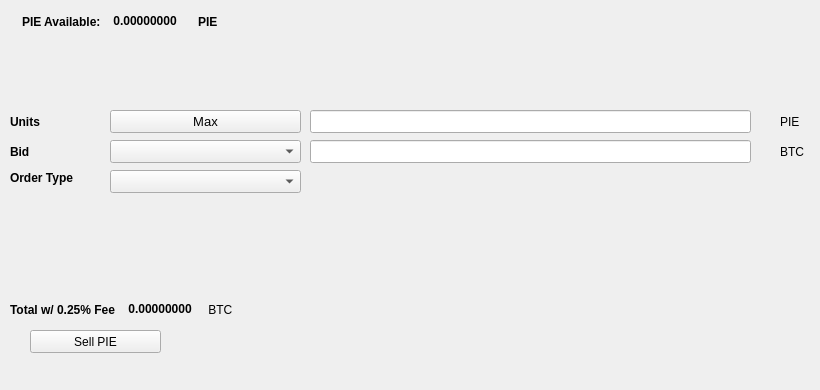
   <widget class="QWidget" name="SellTab">
    <attribute name="title">
     <string>Sell</string>
    </attribute>
    <widget class="QLabel" name="label_16">
     <property name="geometry">
      <rect>
       <x>780</x>
       <y>140</y>
       <width>31</width>
       <height>23</height>
      </rect>
     </property>
     <property name="text">
      <string>BTC</string>
     </property>
    </widget>
    <widget class="QComboBox" name="SellBidcomboBox">
     <property name="geometry">
      <rect>
       <x>110</x>
       <y>140</y>
       <width>191</width>
       <height>23</height>
      </rect>
     </property>
     <property name="font">
      <font>
       <pointsize>10</pointsize>
      </font>
     </property>
    </widget>
    <widget class="QLabel" name="label_18">
     <property name="geometry">
      <rect>
       <x>10</x>
       <y>110</y>
       <width>46</width>
       <height>23</height>
      </rect>
     </property>
     <property name="font">
      <font>
       <weight>75</weight>
       <bold>true</bold>
      </font>
     </property>
     <property name="text">
      <string>Units</string>
     </property>
    </widget>
    <widget class="QPushButton" name="Sell_Max_Amount">
     <property name="geometry">
      <rect>
       <x>110</x>
       <y>110</y>
       <width>191</width>
       <height>23</height>
      </rect>
     </property>
     <property name="font">
      <font>
       <pointsize>10</pointsize>
      </font>
     </property>
     <property name="text">
      <string>Max</string>
     </property>
    </widget>
    <widget class="QLabel" name="label_20">
     <property name="geometry">
      <rect>
       <x>10</x>
       <y>170</y>
       <width>91</width>
       <height>16</height>
      </rect>
     </property>
     <property name="font">
      <font>
       <weight>75</weight>
       <bold>true</bold>
      </font>
     </property>
     <property name="text">
      <string>Order Type</string>
     </property>
    </widget>
    <widget class="QComboBox" name="SellOrdertypeCombo">
     <property name="geometry">
      <rect>
       <x>110</x>
       <y>170</y>
       <width>191</width>
       <height>23</height>
      </rect>
     </property>
     <property name="font">
      <font>
       <pointsize>10</pointsize>
      </font>
     </property>
    </widget>
    <widget class="QLabel" name="label_21">
     <property name="geometry">
      <rect>
       <x>10</x>
       <y>140</y>
       <width>46</width>
       <height>23</height>
      </rect>
     </property>
     <property name="font">
      <font>
       <weight>75</weight>
       <bold>true</bold>
      </font>
     </property>
     <property name="text">
      <string>Bid</string>
     </property>
    </widget>
    <widget class="QLabel" name="label_22">
     <property name="geometry">
      <rect>
       <x>780</x>
       <y>110</y>
       <width>31</width>
       <height>23</height>
      </rect>
     </property>
     <property name="text">
      <string>PIE</string>
     </property>
    </widget>
    <widget class="QLineEdit" name="UnitsInputPIE">
     <property name="geometry">
      <rect>
       <x>310</x>
       <y>110</y>
       <width>441</width>
       <height>23</height>
      </rect>
     </property>
     <property name="font">
      <font>
       <pointsize>9</pointsize>
       <weight>75</weight>
       <bold>true</bold>
      </font>
     </property>
    </widget>
    <widget class="QLineEdit" name="SellBidPriceEdit">
     <property name="geometry">
      <rect>
       <x>310</x>
       <y>140</y>
       <width>441</width>
       <height>23</height>
      </rect>
     </property>
     <property name="font">
      <font>
       <pointsize>9</pointsize>
       <weight>75</weight>
       <bold>true</bold>
      </font>
     </property>
    </widget>
    <widget class="QPushButton" name="SellPIEBTN">
     <property name="geometry">
      <rect>
       <x>30</x>
       <y>330</y>
       <width>131</width>
       <height>23</height>
      </rect>
     </property>
     <property name="text">
      <string>Sell PIE</string>
     </property>
     <property name="icon">
      <iconset resource="../ariacoin">
       <normaloff>:/icons/bitcoin</normaloff>:/icons/bitcoin</iconset>
     </property>
    </widget>
    <widget class="QWidget" name="layoutWidget3">
     <property name="geometry">
      <rect>
       <x>22</x>
       <y>12</y>
       <width>258</width>
       <height>19</height>
      </rect>
     </property>
     <layout class="QHBoxLayout" name="horizontalLayout">
      <item>
       <widget class="QLabel" name="label232_2">
        <property name="font">
         <font>
          <weight>75</weight>
          <bold>true</bold>
         </font>
        </property>
        <property name="text">
         <string>PIE Available:</string>
        </property>
       </widget>
      </item>
      <item>
       <widget class="QLabel" name="PIEAvailableLabel">
        <property name="palette">
         <palette>
          <active>
           <colorrole role="WindowText">
            <brush brushstyle="SolidPattern">
             <color alpha="255">
              <red>0</red>
              <green>0</green>
              <blue>0</blue>
             </color>
            </brush>
           </colorrole>
           <colorrole role="Button">
            <brush brushstyle="SolidPattern">
             <color alpha="255">
              <red>0</red>
              <green>170</green>
              <blue>0</blue>
             </color>
            </brush>
           </colorrole>
           <colorrole role="Light">
            <brush brushstyle="SolidPattern">
             <color alpha="255">
              <red>0</red>
              <green>255</green>
              <blue>0</blue>
             </color>
            </brush>
           </colorrole>
           <colorrole role="Midlight">
            <brush brushstyle="SolidPattern">
             <color alpha="255">
              <red>0</red>
              <green>212</green>
              <blue>0</blue>
             </color>
            </brush>
           </colorrole>
           <colorrole role="Dark">
            <brush brushstyle="SolidPattern">
             <color alpha="255">
              <red>0</red>
              <green>85</green>
              <blue>0</blue>
             </color>
            </brush>
           </colorrole>
           <colorrole role="Mid">
            <brush brushstyle="SolidPattern">
             <color alpha="255">
              <red>0</red>
              <green>113</green>
              <blue>0</blue>
             </color>
            </brush>
           </colorrole>
           <colorrole role="Text">
            <brush brushstyle="SolidPattern">
             <color alpha="255">
              <red>0</red>
              <green>170</green>
              <blue>0</blue>
             </color>
            </brush>
           </colorrole>
           <colorrole role="BrightText">
            <brush brushstyle="SolidPattern">
             <color alpha="255">
              <red>255</red>
              <green>255</green>
              <blue>255</blue>
             </color>
            </brush>
           </colorrole>
           <colorrole role="ButtonText">
            <brush brushstyle="SolidPattern">
             <color alpha="255">
              <red>0</red>
              <green>0</green>
              <blue>0</blue>
             </color>
            </brush>
           </colorrole>
           <colorrole role="Base">
            <brush brushstyle="SolidPattern">
             <color alpha="255">
              <red>255</red>
              <green>255</green>
              <blue>255</blue>
             </color>
            </brush>
           </colorrole>
           <colorrole role="Window">
            <brush brushstyle="SolidPattern">
             <color alpha="255">
              <red>0</red>
              <green>170</green>
              <blue>0</blue>
             </color>
            </brush>
           </colorrole>
           <colorrole role="Shadow">
            <brush brushstyle="SolidPattern">
             <color alpha="255">
              <red>0</red>
              <green>0</green>
              <blue>0</blue>
             </color>
            </brush>
           </colorrole>
           <colorrole role="AlternateBase">
            <brush brushstyle="SolidPattern">
             <color alpha="255">
              <red>127</red>
              <green>212</green>
              <blue>127</blue>
             </color>
            </brush>
           </colorrole>
           <colorrole role="ToolTipBase">
            <brush brushstyle="SolidPattern">
             <color alpha="255">
              <red>255</red>
              <green>255</green>
              <blue>220</blue>
             </color>
            </brush>
           </colorrole>
           <colorrole role="ToolTipText">
            <brush brushstyle="SolidPattern">
             <color alpha="255">
              <red>0</red>
              <green>0</green>
              <blue>0</blue>
             </color>
            </brush>
           </colorrole>
          </active>
          <inactive>
           <colorrole role="WindowText">
            <brush brushstyle="SolidPattern">
             <color alpha="255">
              <red>0</red>
              <green>0</green>
              <blue>0</blue>
             </color>
            </brush>
           </colorrole>
           <colorrole role="Button">
            <brush brushstyle="SolidPattern">
             <color alpha="255">
              <red>0</red>
              <green>170</green>
              <blue>0</blue>
             </color>
            </brush>
           </colorrole>
           <colorrole role="Light">
            <brush brushstyle="SolidPattern">
             <color alpha="255">
              <red>0</red>
              <green>255</green>
              <blue>0</blue>
             </color>
            </brush>
           </colorrole>
           <colorrole role="Midlight">
            <brush brushstyle="SolidPattern">
             <color alpha="255">
              <red>0</red>
              <green>212</green>
              <blue>0</blue>
             </color>
            </brush>
           </colorrole>
           <colorrole role="Dark">
            <brush brushstyle="SolidPattern">
             <color alpha="255">
              <red>0</red>
              <green>85</green>
              <blue>0</blue>
             </color>
            </brush>
           </colorrole>
           <colorrole role="Mid">
            <brush brushstyle="SolidPattern">
             <color alpha="255">
              <red>0</red>
              <green>113</green>
              <blue>0</blue>
             </color>
            </brush>
           </colorrole>
           <colorrole role="Text">
            <brush brushstyle="SolidPattern">
             <color alpha="255">
              <red>0</red>
              <green>170</green>
              <blue>0</blue>
             </color>
            </brush>
           </colorrole>
           <colorrole role="BrightText">
            <brush brushstyle="SolidPattern">
             <color alpha="255">
              <red>255</red>
              <green>255</green>
              <blue>255</blue>
             </color>
            </brush>
           </colorrole>
           <colorrole role="ButtonText">
            <brush brushstyle="SolidPattern">
             <color alpha="255">
              <red>0</red>
              <green>0</green>
              <blue>0</blue>
             </color>
            </brush>
           </colorrole>
           <colorrole role="Base">
            <brush brushstyle="SolidPattern">
             <color alpha="255">
              <red>255</red>
              <green>255</green>
              <blue>255</blue>
             </color>
            </brush>
           </colorrole>
           <colorrole role="Window">
            <brush brushstyle="SolidPattern">
             <color alpha="255">
              <red>0</red>
              <green>170</green>
              <blue>0</blue>
             </color>
            </brush>
           </colorrole>
           <colorrole role="Shadow">
            <brush brushstyle="SolidPattern">
             <color alpha="255">
              <red>0</red>
              <green>0</green>
              <blue>0</blue>
             </color>
            </brush>
           </colorrole>
           <colorrole role="AlternateBase">
            <brush brushstyle="SolidPattern">
             <color alpha="255">
              <red>127</red>
              <green>212</green>
              <blue>127</blue>
             </color>
            </brush>
           </colorrole>
           <colorrole role="ToolTipBase">
            <brush brushstyle="SolidPattern">
             <color alpha="255">
              <red>255</red>
              <green>255</green>
              <blue>220</blue>
             </color>
            </brush>
           </colorrole>
           <colorrole role="ToolTipText">
            <brush brushstyle="SolidPattern">
             <color alpha="255">
              <red>0</red>
              <green>0</green>
              <blue>0</blue>
             </color>
            </brush>
           </colorrole>
          </inactive>
          <disabled>
           <colorrole role="WindowText">
            <brush brushstyle="SolidPattern">
             <color alpha="255">
              <red>0</red>
              <green>85</green>
              <blue>0</blue>
             </color>
            </brush>
           </colorrole>
           <colorrole role="Button">
            <brush brushstyle="SolidPattern">
             <color alpha="255">
              <red>0</red>
              <green>170</green>
              <blue>0</blue>
             </color>
            </brush>
           </colorrole>
           <colorrole role="Light">
            <brush brushstyle="SolidPattern">
             <color alpha="255">
              <red>0</red>
              <green>255</green>
              <blue>0</blue>
             </color>
            </brush>
           </colorrole>
           <colorrole role="Midlight">
            <brush brushstyle="SolidPattern">
             <color alpha="255">
              <red>0</red>
              <green>212</green>
              <blue>0</blue>
             </color>
            </brush>
           </colorrole>
           <colorrole role="Dark">
            <brush brushstyle="SolidPattern">
             <color alpha="255">
              <red>0</red>
              <green>85</green>
              <blue>0</blue>
             </color>
            </brush>
           </colorrole>
           <colorrole role="Mid">
            <brush brushstyle="SolidPattern">
             <color alpha="255">
              <red>0</red>
              <green>113</green>
              <blue>0</blue>
             </color>
            </brush>
           </colorrole>
           <colorrole role="Text">
            <brush brushstyle="SolidPattern">
             <color alpha="255">
              <red>0</red>
              <green>85</green>
              <blue>0</blue>
             </color>
            </brush>
           </colorrole>
           <colorrole role="BrightText">
            <brush brushstyle="SolidPattern">
             <color alpha="255">
              <red>255</red>
              <green>255</green>
              <blue>255</blue>
             </color>
            </brush>
           </colorrole>
           <colorrole role="ButtonText">
            <brush brushstyle="SolidPattern">
             <color alpha="255">
              <red>0</red>
              <green>85</green>
              <blue>0</blue>
             </color>
            </brush>
           </colorrole>
           <colorrole role="Base">
            <brush brushstyle="SolidPattern">
             <color alpha="255">
              <red>0</red>
              <green>170</green>
              <blue>0</blue>
             </color>
            </brush>
           </colorrole>
           <colorrole role="Window">
            <brush brushstyle="SolidPattern">
             <color alpha="255">
              <red>0</red>
              <green>170</green>
              <blue>0</blue>
             </color>
            </brush>
           </colorrole>
           <colorrole role="Shadow">
            <brush brushstyle="SolidPattern">
             <color alpha="255">
              <red>0</red>
              <green>0</green>
              <blue>0</blue>
             </color>
            </brush>
           </colorrole>
           <colorrole role="AlternateBase">
            <brush brushstyle="SolidPattern">
             <color alpha="255">
              <red>0</red>
              <green>170</green>
              <blue>0</blue>
             </color>
            </brush>
           </colorrole>
           <colorrole role="ToolTipBase">
            <brush brushstyle="SolidPattern">
             <color alpha="255">
              <red>255</red>
              <green>255</green>
              <blue>220</blue>
             </color>
            </brush>
           </colorrole>
           <colorrole role="ToolTipText">
            <brush brushstyle="SolidPattern">
             <color alpha="255">
              <red>0</red>
              <green>0</green>
              <blue>0</blue>
             </color>
            </brush>
           </colorrole>
          </disabled>
         </palette>
        </property>
        <property name="font">
         <font>
          <weight>75</weight>
          <bold>true</bold>
         </font>
        </property>
        <property name="text">
         <string> 0.00000000 </string>
        </property>
        <property name="textInteractionFlags">
         <set>Qt::LinksAccessibleByMouse|Qt::TextSelectableByKeyboard|Qt::TextSelectableByMouse</set>
        </property>
       </widget>
      </item>
      <item>
       <widget class="QLabel" name="labelPIE">
        <property name="font">
         <font>
          <weight>75</weight>
          <bold>true</bold>
         </font>
        </property>
        <property name="text">
         <string>PIE</string>
        </property>
       </widget>
      </item>
     </layout>
    </widget>
    <widget class="QWidget" name="layoutWidget">
     <property name="geometry">
      <rect>
       <x>10</x>
       <y>300</y>
       <width>268</width>
       <height>19</height>
      </rect>
     </property>
     <layout class="QHBoxLayout" name="horizontalLayout_2">
      <item>
       <widget class="QLabel" name="label_19">
        <property name="font">
         <font>
          <weight>75</weight>
          <bold>true</bold>
         </font>
        </property>
        <property name="text">
         <string>Total w/ 0.25% Fee </string>
        </property>
       </widget>
      </item>
      <item>
       <widget class="QLabel" name="SellCostLabel">
        <property name="palette">
         <palette>
          <active>
           <colorrole role="WindowText">
            <brush brushstyle="SolidPattern">
             <color alpha="255">
              <red>0</red>
              <green>0</green>
              <blue>0</blue>
             </color>
            </brush>
           </colorrole>
           <colorrole role="Button">
            <brush brushstyle="SolidPattern">
             <color alpha="255">
              <red>0</red>
              <green>170</green>
              <blue>0</blue>
             </color>
            </brush>
           </colorrole>
           <colorrole role="Light">
            <brush brushstyle="SolidPattern">
             <color alpha="255">
              <red>0</red>
              <green>255</green>
              <blue>0</blue>
             </color>
            </brush>
           </colorrole>
           <colorrole role="Midlight">
            <brush brushstyle="SolidPattern">
             <color alpha="255">
              <red>0</red>
              <green>212</green>
              <blue>0</blue>
             </color>
            </brush>
           </colorrole>
           <colorrole role="Dark">
            <brush brushstyle="SolidPattern">
             <color alpha="255">
              <red>0</red>
              <green>85</green>
              <blue>0</blue>
             </color>
            </brush>
           </colorrole>
           <colorrole role="Mid">
            <brush brushstyle="SolidPattern">
             <color alpha="255">
              <red>0</red>
              <green>113</green>
              <blue>0</blue>
             </color>
            </brush>
           </colorrole>
           <colorrole role="Text">
            <brush brushstyle="SolidPattern">
             <color alpha="255">
              <red>0</red>
              <green>170</green>
              <blue>0</blue>
             </color>
            </brush>
           </colorrole>
           <colorrole role="BrightText">
            <brush brushstyle="SolidPattern">
             <color alpha="255">
              <red>255</red>
              <green>255</green>
              <blue>255</blue>
             </color>
            </brush>
           </colorrole>
           <colorrole role="ButtonText">
            <brush brushstyle="SolidPattern">
             <color alpha="255">
              <red>0</red>
              <green>0</green>
              <blue>0</blue>
             </color>
            </brush>
           </colorrole>
           <colorrole role="Base">
            <brush brushstyle="SolidPattern">
             <color alpha="255">
              <red>255</red>
              <green>255</green>
              <blue>255</blue>
             </color>
            </brush>
           </colorrole>
           <colorrole role="Window">
            <brush brushstyle="SolidPattern">
             <color alpha="255">
              <red>0</red>
              <green>170</green>
              <blue>0</blue>
             </color>
            </brush>
           </colorrole>
           <colorrole role="Shadow">
            <brush brushstyle="SolidPattern">
             <color alpha="255">
              <red>0</red>
              <green>0</green>
              <blue>0</blue>
             </color>
            </brush>
           </colorrole>
           <colorrole role="AlternateBase">
            <brush brushstyle="SolidPattern">
             <color alpha="255">
              <red>127</red>
              <green>212</green>
              <blue>127</blue>
             </color>
            </brush>
           </colorrole>
           <colorrole role="ToolTipBase">
            <brush brushstyle="SolidPattern">
             <color alpha="255">
              <red>255</red>
              <green>255</green>
              <blue>220</blue>
             </color>
            </brush>
           </colorrole>
           <colorrole role="ToolTipText">
            <brush brushstyle="SolidPattern">
             <color alpha="255">
              <red>0</red>
              <green>0</green>
              <blue>0</blue>
             </color>
            </brush>
           </colorrole>
          </active>
          <inactive>
           <colorrole role="WindowText">
            <brush brushstyle="SolidPattern">
             <color alpha="255">
              <red>0</red>
              <green>0</green>
              <blue>0</blue>
             </color>
            </brush>
           </colorrole>
           <colorrole role="Button">
            <brush brushstyle="SolidPattern">
             <color alpha="255">
              <red>0</red>
              <green>170</green>
              <blue>0</blue>
             </color>
            </brush>
           </colorrole>
           <colorrole role="Light">
            <brush brushstyle="SolidPattern">
             <color alpha="255">
              <red>0</red>
              <green>255</green>
              <blue>0</blue>
             </color>
            </brush>
           </colorrole>
           <colorrole role="Midlight">
            <brush brushstyle="SolidPattern">
             <color alpha="255">
              <red>0</red>
              <green>212</green>
              <blue>0</blue>
             </color>
            </brush>
           </colorrole>
           <colorrole role="Dark">
            <brush brushstyle="SolidPattern">
             <color alpha="255">
              <red>0</red>
              <green>85</green>
              <blue>0</blue>
             </color>
            </brush>
           </colorrole>
           <colorrole role="Mid">
            <brush brushstyle="SolidPattern">
             <color alpha="255">
              <red>0</red>
              <green>113</green>
              <blue>0</blue>
             </color>
            </brush>
           </colorrole>
           <colorrole role="Text">
            <brush brushstyle="SolidPattern">
             <color alpha="255">
              <red>0</red>
              <green>170</green>
              <blue>0</blue>
             </color>
            </brush>
           </colorrole>
           <colorrole role="BrightText">
            <brush brushstyle="SolidPattern">
             <color alpha="255">
              <red>255</red>
              <green>255</green>
              <blue>255</blue>
             </color>
            </brush>
           </colorrole>
           <colorrole role="ButtonText">
            <brush brushstyle="SolidPattern">
             <color alpha="255">
              <red>0</red>
              <green>0</green>
              <blue>0</blue>
             </color>
            </brush>
           </colorrole>
           <colorrole role="Base">
            <brush brushstyle="SolidPattern">
             <color alpha="255">
              <red>255</red>
              <green>255</green>
              <blue>255</blue>
             </color>
            </brush>
           </colorrole>
           <colorrole role="Window">
            <brush brushstyle="SolidPattern">
             <color alpha="255">
              <red>0</red>
              <green>170</green>
              <blue>0</blue>
             </color>
            </brush>
           </colorrole>
           <colorrole role="Shadow">
            <brush brushstyle="SolidPattern">
             <color alpha="255">
              <red>0</red>
              <green>0</green>
              <blue>0</blue>
             </color>
            </brush>
           </colorrole>
           <colorrole role="AlternateBase">
            <brush brushstyle="SolidPattern">
             <color alpha="255">
              <red>127</red>
              <green>212</green>
              <blue>127</blue>
             </color>
            </brush>
           </colorrole>
           <colorrole role="ToolTipBase">
            <brush brushstyle="SolidPattern">
             <color alpha="255">
              <red>255</red>
              <green>255</green>
              <blue>220</blue>
             </color>
            </brush>
           </colorrole>
           <colorrole role="ToolTipText">
            <brush brushstyle="SolidPattern">
             <color alpha="255">
              <red>0</red>
              <green>0</green>
              <blue>0</blue>
             </color>
            </brush>
           </colorrole>
          </inactive>
          <disabled>
           <colorrole role="WindowText">
            <brush brushstyle="SolidPattern">
             <color alpha="255">
              <red>0</red>
              <green>85</green>
              <blue>0</blue>
             </color>
            </brush>
           </colorrole>
           <colorrole role="Button">
            <brush brushstyle="SolidPattern">
             <color alpha="255">
              <red>0</red>
              <green>170</green>
              <blue>0</blue>
             </color>
            </brush>
           </colorrole>
           <colorrole role="Light">
            <brush brushstyle="SolidPattern">
             <color alpha="255">
              <red>0</red>
              <green>255</green>
              <blue>0</blue>
             </color>
            </brush>
           </colorrole>
           <colorrole role="Midlight">
            <brush brushstyle="SolidPattern">
             <color alpha="255">
              <red>0</red>
              <green>212</green>
              <blue>0</blue>
             </color>
            </brush>
           </colorrole>
           <colorrole role="Dark">
            <brush brushstyle="SolidPattern">
             <color alpha="255">
              <red>0</red>
              <green>85</green>
              <blue>0</blue>
             </color>
            </brush>
           </colorrole>
           <colorrole role="Mid">
            <brush brushstyle="SolidPattern">
             <color alpha="255">
              <red>0</red>
              <green>113</green>
              <blue>0</blue>
             </color>
            </brush>
           </colorrole>
           <colorrole role="Text">
            <brush brushstyle="SolidPattern">
             <color alpha="255">
              <red>0</red>
              <green>85</green>
              <blue>0</blue>
             </color>
            </brush>
           </colorrole>
           <colorrole role="BrightText">
            <brush brushstyle="SolidPattern">
             <color alpha="255">
              <red>255</red>
              <green>255</green>
              <blue>255</blue>
             </color>
            </brush>
           </colorrole>
           <colorrole role="ButtonText">
            <brush brushstyle="SolidPattern">
             <color alpha="255">
              <red>0</red>
              <green>85</green>
              <blue>0</blue>
             </color>
            </brush>
           </colorrole>
           <colorrole role="Base">
            <brush brushstyle="SolidPattern">
             <color alpha="255">
              <red>0</red>
              <green>170</green>
              <blue>0</blue>
             </color>
            </brush>
           </colorrole>
           <colorrole role="Window">
            <brush brushstyle="SolidPattern">
             <color alpha="255">
              <red>0</red>
              <green>170</green>
              <blue>0</blue>
             </color>
            </brush>
           </colorrole>
           <colorrole role="Shadow">
            <brush brushstyle="SolidPattern">
             <color alpha="255">
              <red>0</red>
              <green>0</green>
              <blue>0</blue>
             </color>
            </brush>
           </colorrole>
           <colorrole role="AlternateBase">
            <brush brushstyle="SolidPattern">
             <color alpha="255">
              <red>0</red>
              <green>170</green>
              <blue>0</blue>
             </color>
            </brush>
           </colorrole>
           <colorrole role="ToolTipBase">
            <brush brushstyle="SolidPattern">
             <color alpha="255">
              <red>255</red>
              <green>255</green>
              <blue>220</blue>
             </color>
            </brush>
           </colorrole>
           <colorrole role="ToolTipText">
            <brush brushstyle="SolidPattern">
             <color alpha="255">
              <red>0</red>
              <green>0</green>
              <blue>0</blue>
             </color>
            </brush>
           </colorrole>
          </disabled>
         </palette>
        </property>
        <property name="font">
         <font>
          <weight>75</weight>
          <bold>true</bold>
         </font>
        </property>
        <property name="autoFillBackground">
         <bool>false</bool>
        </property>
        <property name="text">
         <string> 0.00000000</string>
        </property>
        <property name="textInteractionFlags">
         <set>Qt::LinksAccessibleByMouse|Qt::TextSelectableByMouse</set>
        </property>
       </widget>
      </item>
      <item>
       <widget class="QLabel" name="label_17">
        <property name="font">
         <font>
          <weight>50</weight>
          <bold>false</bold>
         </font>
        </property>
        <property name="text">
         <string> BTC</string>
        </property>
       </widget>
      </item>
     </layout>
    </widget>
    <widget class="QLabel" name="label_23">
     <property name="geometry">
      <rect>
       <x>460</x>
       <y>300</y>
       <width>281</width>
       <height>81</height>
      </rect>
     </property>
     <property name="text">
      <string/>
     </property>
     <property name="pixmap">
      <pixmap>:/images/bittrex</pixmap>
     </property>
    </widget>
   </widget>
